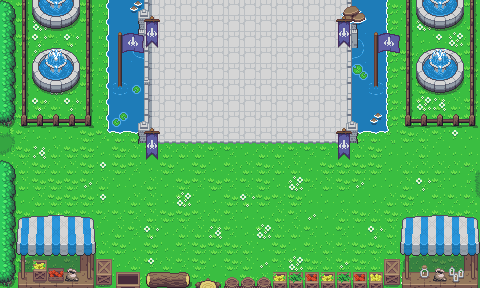

A level layout from a 2D game, rendered from its tile map. Below: a short description, then the map file with tile-grid data replaced by summaries:
An orthogonal 30x18 tile map with 16x16 px tiles, 10 tile layers (sol, eau, pont, fleurs, ...) and 19 objects (13x obstacle, exit_map01, exit_village, exit_map03, enter_map01, ...).

<map version="1.5" tiledversion="1.7.2" orientation="orthogonal" renderorder="right-down" width="30" height="18" tilewidth="16" tileheight="16" infinite="0" nextlayerid="16" nextobjectid="20">
 <tileset firstgid="1" name="Overworld" tilewidth="16" tileheight="16" tilecount="1440" columns="40">
  <image source="Overworld.png" width="640" height="576" />
 </tileset>
 <layer id="1" name="sol" width="30" height="18">
  <data>[540 cells, 540 non-empty, 9 distinct tile ids]</data>
 </layer>
 <layer id="4" name="eau" width="30" height="18">
  <data>[540 cells, 71 non-empty, 10 distinct tile ids]</data>
 </layer>
 <layer id="3" name="pont" width="30" height="18">
  <data>[540 cells, 127 non-empty, 20 distinct tile ids]</data>
 </layer>
 <layer id="9" name="fleurs" width="30" height="18">
  <data>[540 cells, 39 non-empty, 5 distinct tile ids]</data>
 </layer>
 <layer id="10" name="déco" width="30" height="18">
  <data>[540 cells, 65 non-empty, 36 distinct tile ids]</data>
 </layer>
 <layer id="11" name="déco2" width="30" height="18">
  <data>[540 cells, 12 non-empty, 10 distinct tile ids]</data>
 </layer>
 <layer id="5" name="fleurs eau" width="30" height="18">
  <data>[540 cells, 11 non-empty, 9 distinct tile ids]</data>
 </layer>
 <layer id="8" name="fontaines" width="30" height="18">
  <data>[540 cells, 68 non-empty, 13 distinct tile ids]</data>
 </layer>
 <layer id="2" name="contour" width="30" height="18">
  <data>[540 cells, 16 non-empty, 3 distinct tile ids]</data>
 </layer>
 <layer id="7" name="drapeau" width="30" height="18">
  <data>[540 cells, 20 non-empty, 8 distinct tile ids]</data>
 </layer>
 <objectgroup id="13" name="obstacles">
  <object id="1" name="obstacle" x="0" y="164" width="12" height="124" />
  <object id="2" name="obstacle" x="0" y="0" width="12" height="116" />
  <object id="3" name="obstacle" x="12" y="100" width="96" height="16" />
  <object id="4" name="obstacle" x="388" y="100" width="92" height="16" />
  <object id="5" name="obstacle" x="356" y="112" width="32" height="16" />
  <object id="6" name="obstacle" x="108" y="112" width="32" height="16" />
  <object id="7" name="obstacle" x="12" y="272" width="468" height="16" />
  <object id="8" name="obstacle" x="16" y="216" width="76" height="56" />
  <object id="9" name="obstacle" x="400" y="216" width="80" height="56" />
  <object id="10" name="obstacle" x="384" y="260" width="16" height="12" />
  <object id="11" name="obstacle" x="96" y="260" width="16" height="12" />
  <object id="12" name="obstacle" x="348" y="0" width="8" height="136" />
  <object id="13" name="obstacle" x="140" y="0" width="8" height="136" />
 </objectgroup>
 <objectgroup id="14" name="exit_map">
  <object id="14" name="exit_map01" x="0" y="116" width="20" height="48" />
  <object id="15" name="exit_village" x="148" y="0" width="200" height="20" />
  <object id="16" name="exit_map03" x="464" y="128" width="16" height="104" />
 </objectgroup>
 <objectgroup id="15" name="enter_map">
  <object id="17" name="enter_map01" x="32" y="136" width="8" height="20" />
  <object id="18" name="enter_map02" x="224" y="28" width="48" height="12" />
  <object id="19" name="enter_map03" x="444" y="172" width="12" height="24" />
 </objectgroup>
</map>
